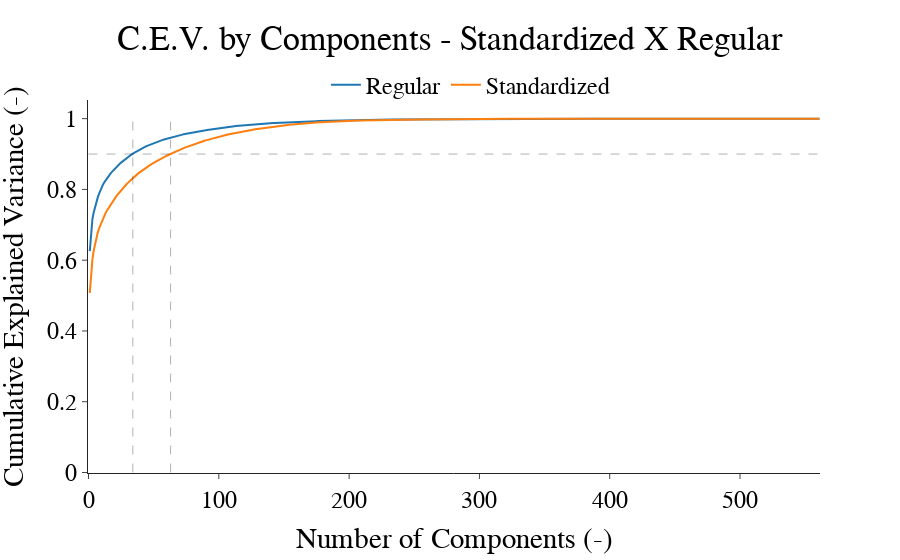

This figure's notebook cell:
### Markdown cell above
## PCA com variáveis padronizadas

Reflexão sobre a escala das variáveis:

**Variáveis em métricas muito diferentes** podem interferir na análise de componentes principais. Lembra que variância é informação pra nós? Pois bem, tipicamente se há uma variável monetária como salário, vai ter uma ordem de variabilidade bem maior que número de filhos, tempo de emprego ou qualquer variável dummy. Assim, as variáveis de maior variância tendem a "dominar" a análise. Nesses casos é comum usar a padronização das variáveis.

Faça duas análises de componentes principais para a base do HAR - com e sem padronização e compare:

- A variância explicada por componente
- A variância explicada acumulada por componente
- A variância percentual por componente
- A variância percentual acumulada por componente
- Quantas componentes você escolheria, em cada caso para explicar 90% da variância?

### Code cell
%%time

########## FUNCTION CONSTRUCTION BLOCK ##########

def padroniza(s):
    if s.std() > 0:
        s = (s - s.mean())/s.std()
    return s

########## STANDARDIZATION ##########

X_train_pad = pd.DataFrame(X_train).apply(padroniza, axis=0)
X_test_pad = pd.DataFrame(X_test).apply(padroniza, axis=0)

########## PCA ANALYSIS BLOCK ##########

pca = PCA()
pca.fit_transform(X_train) # Regular

pca_stded = PCA()
pca_stded.fit_transform(X_train_pad) # Standardized (Stded)

########## EXTRACTING NEEDED INFO TO COMPARE FROM SETS ##########

explained_variance = pca.explained_variance_
cumulative_explained_variance = np.cumsum(explained_variance)
explained_variance_ratio = pca.explained_variance_ratio_
cumulative_explained_variance_ratio = np.cumsum(explained_variance_ratio)

explained_variance_scaled = pca_stded.explained_variance_
cumulative_explained_variance_scaled = np.cumsum(explained_variance_scaled)
explained_variance_ratio_scaled = pca_stded.explained_variance_ratio_
cumulative_explained_variance_ratio_scaled = np.cumsum(explained_variance_ratio_scaled)

data = {
    'Explained Var (Reg)': explained_variance,
    'Cumulative Explained Var (Reg)': cumulative_explained_variance,
    'Explained Var Ratio (Reg)': explained_variance_ratio,
    'Cumulative Explained Var Ratio (Reg)': cumulative_explained_variance_ratio,
    'Explained Var (Stded)': explained_variance_scaled,
    'Cumulative Explained Var (Stded)': cumulative_explained_variance_scaled,
    'Explained Var Ratio (Stded)': explained_variance_ratio_scaled,
    'Cumulative Explained Var Ratio (Stded)': cumulative_explained_variance_ratio_scaled,
}

########## STEP TO FIND THE 90% ACCURACY NEEDED FOR BOTH CASES ##########

index_regular = np.argmax(cumulative_explained_variance_ratio > 0.9) + 1 # adding one finds the correct
index_stded = np.argmax(cumulative_explained_variance_ratio_scaled > 0.9) + 1

########## PLOTTING A VISUAL COMPARISON ##########

x_max = list(range(1, len(cumulative_explained_variance_ratio)+1))

fig = make_subplots(rows=1, cols=1)
fig.add_trace(go.Scatter(x=x_max,
                         y=cumulative_explained_variance_ratio,
                         mode='lines',
                         name='Regular'))
fig.add_trace(go.Scatter(x=x_max,
                         y=cumulative_explained_variance_ratio_scaled,
                         mode='lines',
                         name='Standardized'))
# Fine adjustments
fig.add_shape(type="line", x0=0, y0=0.9, x1=max(x_max), y1=0.9, line=dict(color="black", width=1, dash="dash"))
fig.add_shape(type="line", x0=index_regular, y0=0, x1=index_regular, y1=1, line=dict(color="black", width=1, dash="dash"))
fig.add_shape(type="line", x0=index_stded, y0=0, x1=index_stded, y1=1, line=dict(color="black", width=1, dash="dash"))
fig.update_layout(title='C.E.V. by Components - Standardized X Regular',
                  font=dict(size=24,
                            color='black',
                            family='Calibri'),
                  xaxis_title='Number of Components (-)',
                  yaxis_title='Cumulative Explained Variance (-)',
                  legend=dict(x=0.325, y=1.1, orientation='h'),
                  template='simple_white',
                  title_x=0.5)

########## EXHIBITING THE DATA USING PLOTLY & PANDAS ##########

fig.show()
print(f'\nNeeded components for Regular Set: {index_regular} & for Standardzied Set: {index_stded}.\n')
df_pca_info = pd.DataFrame(data)
df_pca_info.head(10).style.format(precision=2, decimal=',')

### Figure 1 — Plotly figure (JSON) as saved in the notebook; plotly's stock layout.template omitted (floating-point values rounded to 4 significant figures; data arrays with more than 128 entries replaced by an {"elided": "..."} marker saying what was removed)
{"data": [{"mode": "lines", "name": "Regular", "type": "scatter", "x": {"elided": "561 int values"}, "y": {"elided": "561 float values"}}, {"mode": "lines", "name": "Standardized", "type": "scatter", "x": {"elided": "561 int values"}, "y": {"elided": "561 float values"}}], "layout": {"font": {"color": "black", "family": "Calibri", "size": 24}, "legend": {"orientation": "h", "x": 0.325, "y": 1.1}, "shapes": [{"line": {"color": "black", "dash": "dash", "width": 1}, "type": "line", "x0": 0, "x1": 561, "y0": 0.9, "y1": 0.9}, {"line": {"color": "black", "dash": "dash", "width": 1}, "type": "line", "x0": 34, "x1": 34, "y0": 0, "y1": 1}, {"line": {"color": "black", "dash": "dash", "width": 1}, "type": "line", "x0": 63, "x1": 63, "y0": 0, "y1": 1}], "title": {"text": "C.E.V. by Components - Standardized X Regular", "x": 0.5}, "xaxis": {"anchor": "y", "domain": [0, 1], "title": {"text": "Number of Components (-)"}}, "yaxis": {"anchor": "x", "domain": [0, 1], "title": {"text": "Cumulative Explained Variance (-)"}}}}
